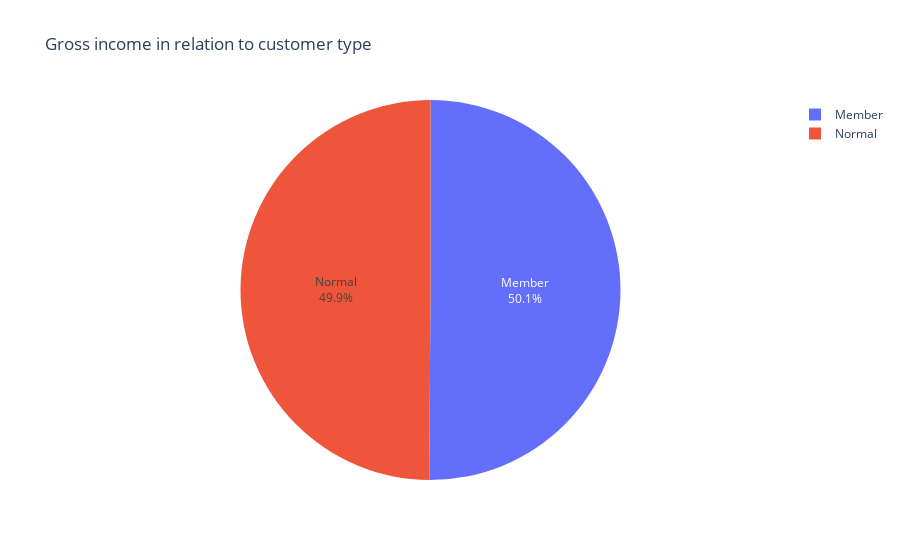

The code cell stored with this chart in its notebook:
### Code cell
#Visualizing through a pie chart
cust_grossfig=px.pie(cust_grossdf,values='Counts',names='Customer type',title='Gross income in relation to customer type',labels='Customer Type')
cust_grossfig.update_traces(textposition='inside',textinfo='percent+label')
cust_grossfig.show()

### Figure 1 — Plotly figure (JSON) as saved in the notebook; plotly's stock layout.template omitted (floating-point values rounded to 4 significant figures)
{"data": [{"domain": {"x": [0, 1], "y": [0, 1]}, "hovertemplate": "Customer type=%{label}<br>Counts=%{value}<extra></extra>", "labels": ["Member", "Normal"], "legendgroup": "", "name": "", "showlegend": true, "textinfo": "percent+label", "textposition": "inside", "type": "pie", "values": [501, 499]}], "layout": {"legend": {"tracegroupgap": 0}, "title": {"text": "Gross income in relation to customer type"}}}
